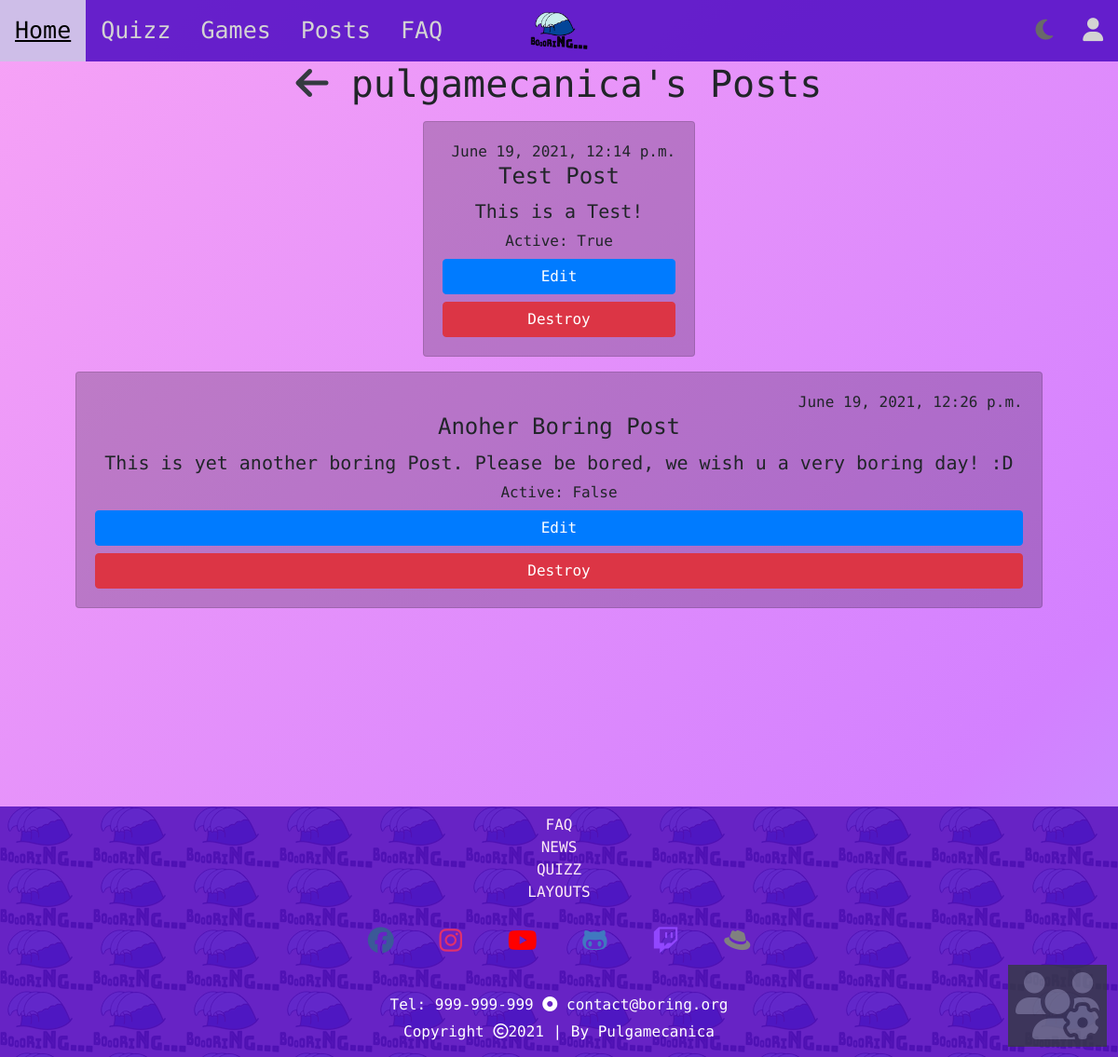
Page /boring/posts (signed in) on the committed database.
### boring/models.py (models this page shows, shortened)
class Post(models.Model):
    title = models.CharField(max_length = 30)
    description = models.TextField(max_length = 150)
    views = models.IntegerField(default = 0)
    likes = models.IntegerField(default = 0)
    active = models.BooleanField(default=False)
    created_at = models.DateTimeField(auto_now_add=True)
    short_description = models.CharField(max_length = 15, default='Details')
    user = models.ForeignKey(BoringUser, on_delete=models.CASCADE, related_name="posts")

### boring/views.py (the view)
# urls.py: path('posts', views.posts_page_view, name='posts'),
@login_required(login_url='./login')
def posts_page_view(request):
    context = {'posts': Post.objects.all().filter(user = request.user.boringuser)}
    return render(request, 'boring/posts.html', context)

### boring/templates/boring/posts.html
{% extends 'boring_website/base.html' %}
{% block main %}
   <h1 class="text-center"><a href={% url 'boring:profile' %}><i class="fas fa-arrow-left text-dark"></i></a> {{ user.username }}'s Posts</h1>
   <div class="container boring-games-container">
      <div class="row justify-content-center">
         {% for post in posts %}
            <div class="card m-2">
               <div class="card-body text-center">
                  <span class="float-right"> {{  post.created_at}}</span>
                  <br>
                  <h4 class="card-title"> {{ post.title }} </h4>
                  <span class="card-text">
                     <h5> {{ post.description }} </h5>
                     <h6>Active: {{ post.active }} </h6>
                     <a href="{% url 'boring:post' post.id %}" class="btn btn-primary btn-block">Edit</a>
                     <a href={% url 'boring:delete_post' post.id %} class="btn btn-danger btn-block" onclick="return confirm('Please, confirm action:\nDelete {{post.title}}')">Destroy</a>
                  </span>
                  </div>
            </div>
         {% empty %}
            Uppsss, You don't have any posts :(
         {% endfor %}
      </div>
   </div>
{% endblock %}

### boring_website/static/boring_website/css/base.css (style rules this page uses)
* { scroll-behavior: smooth; box-sizing: border-box; padding: 0; margin: 0; }
html { width: 100%; }
body { width: 100%; margin: 0; background: linear-gradient(-45deg, #17eb76, #0be683, #4fe3b9, #8cd5ff, #d380ff, #f7a3f6); background-size: 400% 400%; animation: gradient 10s ease infinite; font-family: 'Nova Mono', monospace; }

### boring_website/static/boring_website/css/home.css (style rules this page uses)
.intro-box h1, h5, h6, p { margin: 10px; }

### boring/static/boring/css/boringGames.css (style rules this page uses)
.boring-games-container .card { background-color: rgba(0, 0, 0, 0.2); }

### rows in the picture
Post: created_at "June 19, 2021, 12:14 p.m.", title "Test Post", description "This is a Test!", active "True"
Post: created_at "June 19, 2021, 12:26 p.m.", title "Anoher Boring Post", description "This is yet another boring Post. Please be bored, we wish u a very boring day! :D", active "False"

### other values in the picture
{{ user.username }} "pulgamecanica"
